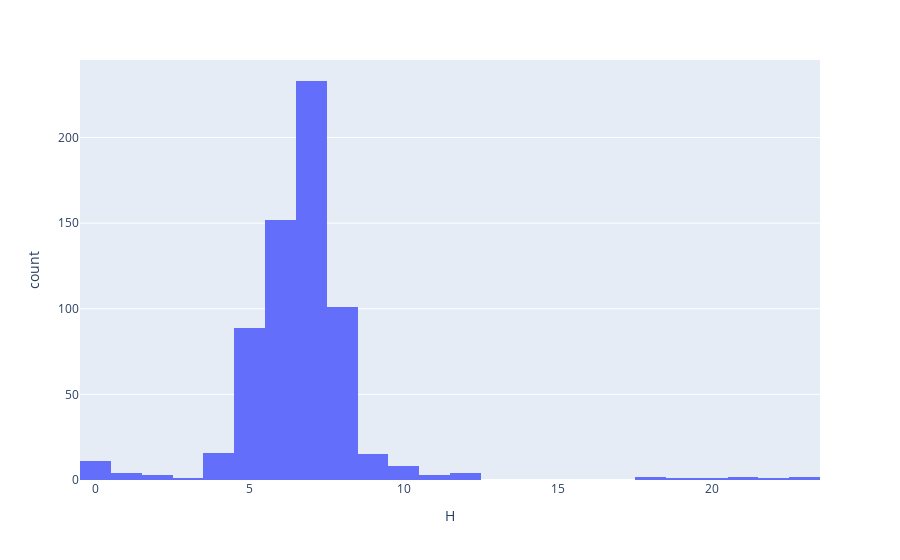

Notebook source saved alongside this figure:
### Code cell
fig = px.histogram(times.sort_values(by='H'), x="H")
fig.show()

### Figure 1 — Plotly figure (JSON) as saved in the notebook; plotly's stock layout.template omitted (floating-point values rounded to 4 significant figures; data arrays with more than 128 entries replaced by an {"elided": "..."} marker saying what was removed)
{"data": [{"alignmentgroup": "True", "bingroup": "x", "hovertemplate": "H=%{x}<br>count=%{y}<extra></extra>", "legendgroup": "", "marker": {"color": "#636efa"}, "name": "", "offsetgroup": "", "orientation": "v", "showlegend": false, "type": "histogram", "x": {"elided": "649 int values"}, "xaxis": "x", "yaxis": "y"}], "layout": {"barmode": "relative", "legend": {"tracegroupgap": 0}, "margin": {"t": 60}, "xaxis": {"anchor": "y", "domain": [0, 1], "title": {"text": "H"}}, "yaxis": {"anchor": "x", "domain": [0, 1], "title": {"text": "count"}}}}
